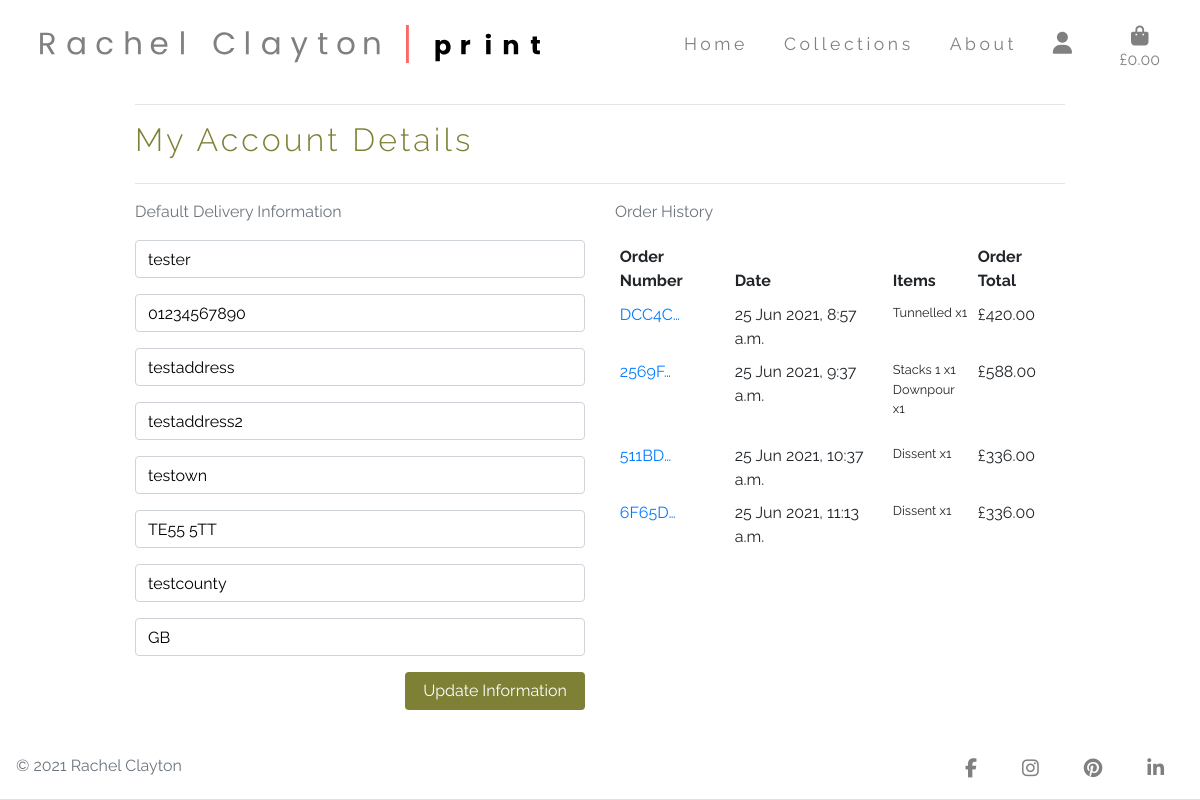
/profile/ (signed in), run on the app's committed database.
### profiles/models.py (models this page shows, shortened)
class UserProfile(models.Model):
    user = models.OneToOneField(User, on_delete=models.CASCADE)
    default_full_name = models.CharField(max_length=50, null=True, blank=True)
    default_phone_number = models.CharField(
        max_length=20, null=True, blank=True)
    default_street_address1 = models.CharField(
        max_length=80, null=True, blank=True)
    default_street_address2 = models.CharField(
        max_length=80, null=True, blank=True)
    default_town_or_city = models.CharField(
        max_length=40, null=True, blank=True)
    default_postcode = models.CharField(
        max_length=20, null=True, blank=True)
    default_county = models.CharField(max_length=80, null=True, blank=True)
    default_country = models.CharField(max_length=40, null=True, blank=True)

### checkout/models.py (models this page shows, shortened)
class Order(models.Model):
    order_number = models.CharField(max_length=32, null=False, editable=False)
    user_profile = models.ForeignKey(UserProfile, on_delete=models.SET_NULL,
                                     null=True, blank=True,
                                     related_name='orders')
    full_name = models.CharField(max_length=50, null=False, blank=False)
    email = models.EmailField(max_length=254, null=False, blank=False)
    phone_number = models.CharField(max_length=20, null=False, blank=False)
    country = models.CharField(max_length=40, null=False, blank=False)
    postcode = models.CharField(max_length=20, null=True, blank=True)
    town_or_city = models.CharField(max_length=40, null=False, blank=False)
    street_address1 = models.CharField(max_length=80, null=False, blank=False)
    street_address2 = models.CharField(max_length=80, null=True, blank=True)
    county = models.CharField(max_length=80, null=True, blank=True)
    date = models.DateTimeField(auto_now_add=True)
    vat = models.DecimalField(
        max_digits=6, decimal_places=2, null=False, default=0)
    order_total = models.DecimalField(
        max_digits=10, decimal_places=2, null=False, default=0)
    grand_total = models.DecimalField(
        max_digits=10, decimal_places=2, null=False, default=0)
    original_bag = models.TextField(null=False, blank=False, default='')
    stripe_pid = models.CharField(max_length=254, null=False, blank=False, default='')

class OrderLineItem(models.Model):
    order = models.ForeignKey(Order, null=False, blank=False, on_delete=models.CASCADE, related_name='lineitems')
    product = models.ForeignKey(Product, null=False, blank=False, on_delete=models.CASCADE)
    quantity = models.IntegerField(null=False, blank=False, default=0)
    lineitem_total = models.DecimalField(max_digits=6, decimal_places=2, null=False, blank=False, editable=False)

### products/models.py (models this page shows, shortened)
class Product(models.Model):
    category = models.ForeignKey(
        'Category', null=True, blank=True, on_delete=models.SET_NULL)
    name = models.CharField(max_length=250)
    description = models.TextField()
    price = models.DecimalField(max_digits=6, decimal_places=2)
    image_url = models.URLField(max_length=1024, null=True, blank=True)
    image = models.ImageField(null=True, blank=True)
    size = models.CharField(max_length=50)
    in_stock = models.BooleanField(default=True)

### profiles/views.py (the view)
# urls.py: path('', views.profile, name='profile'),
@login_required
def profile(request):
    profile = get_object_or_404(UserProfile, user=request.user)
    if request.method == 'POST':
        form = UserProfileForm(request.POST, instance=profile)
        if form.is_valid():
            form.save()
            messages.success(request, 'Profile updated successfully')
        else:
            messages.error(request,
                           'Update failed. Please ensure the form is valid.')
    else:
        form = UserProfileForm(instance=profile)
    orders = profile.orders.all()
    template = 'profiles/profile.html'
    context = {
        'form': form,
        'orders': orders,
        'on_profile_page': True
    }
    return render(request, template, context)

### profiles/forms.py
class UserProfileForm(forms.ModelForm):
    class Meta:
        model = UserProfile
        exclude = ('user',)
    def __init__(self, *args, **kwargs):
        super().__init__(*args, **kwargs)
        placeholders = {
            'default_full_name': 'Full Name',
            'default_phone_number': 'Phone Number',
            'default_postcode': 'Postal Code',
            'default_town_or_city': 'Town or City',
            'default_street_address1': 'Street Address 1',
            'default_street_address2': 'Street Address 2',
            'default_county': 'County',
            'default_country': 'Country'
        }
        self.fields['default_full_name'].widget.attrs['autofocus'] = True
        for field in self.fields:
            if self.fields[field].required:
                placeholder = f'{placeholders[field]} *'
            else:
                placeholder = placeholders[field]
            self.fields[field].widget.attrs['placeholder'] = placeholder
            self.fields[field].widget.attrs['class'] = 'stripe-style-input'
            self.fields[field].label = False

### bag/contexts.py (called while the page is built, shortened)
def bag_contents(request):
    bag_items = []
    total = 0
    product_count = 0
    bag = request.session.get('bag', {})
    vat = total * Decimal(settings.UK_VAT_PERCENTAGE / 100)
    grand_total = total + vat
    vat_percentage = grand_total - (vat * 5)
    context = {
        'bag_items': bag_items,
        'total': total,
        'product_count': product_count,
        'vat': settings.UK_VAT_PERCENTAGE,
        'grand_total': grand_total,
        'vat_percentage': vat_percentage,
    }
    return context

### profiles/templates/profiles/profile.html (shortened to what this page needs)
{% extends "base.html" %}
{% load static %}
{% block extra_css %}
    <link rel="stylesheet" href="{% static 'profiles/css/profile.css' %}">
{% endblock %}
{% block content %}
    <div class="overlay"></div>
    <div class="container">
        <div class="row">
            <div class="col">
                <hr>
                <h2 class="font-weight-light title-font mb-4">My Account Details</h2>
                <hr>
            </div>
        </div>
        <div class="row">
            <div class="col-12 col-lg-6">
                <p class="text-muted">Default Delivery Information</p>
                <form class="mt-3" action="{% url 'profile' %}" method="POST" id="profile-update-form">
                    {{ form|crispy }}
                    <button class="rounded shop-now-button btn btn-md py-auto float-right">Update Information</button>
                </form>
            </div>
            <div class="col-12 col-lg-6">
                <p class="text-muted">Order History</p>
                <div class="order-history table-responsive">
                    <table class="table table-sm table-borderless">
                        <thead>
                            <tr>
                                <th>Order Number</th>
                                <th>Date</th>
                                <th>Items</th>
                                <th>Order Total</th>
                            </tr>
                        </thead>
                        <tbody>
                            {% for order in orders %}
                                <tr>
                                    <td>
                                        <a href="{% url 'order_history' order.order_number %}"
                                        title="{{ order.order_number }}">
                                            {{ order.order_number|truncatechars:6 }}
                                        </a>
                                    </td>
                                    <td>{{ order.date }}</td>
                                    <td>
                                        <ul class="list-unstyled">
                                            {% for item in order.lineitems.all %}
                                                <li class="small">
                                                    {{ item.product.name }} x{{ item.quantity }}
                                                </li>
                                            {% endfor %}
                                        </ul>
                                    </td>
                                    <td>£{{ order.grand_total }}</td>
                                </tr>
                            {% endfor %}
                        </tbody>
                    </table>
                </div>
            </div>
            </div>
        </div>
{% endblock %}

### static/css/base.css (style rules this page uses)
html { height: 100%; }
body { height: calc(100vh - 164px); background-color: white; font-family: 'Raleway', sans-serif; color: #808080; }
.title-font { letter-spacing: .1em; color: #7E8035; }
* { -webkit-tap-highlight-color: rgba(236, 12, 12, 0) !important; -webkit-focus-ring-color: rgba(255, 255, 255, 0) !important; outline: none !important; }
.overlay { height: 100%; width: 100%; top: 0; left: 0; position: fixed; background: white; z-index: -1; }
.shop-now-button { background: #7E8035; color: white; min-width: 180px; }
@media (min-width: 1200px) { .container { max-width: 80%; } }

### profiles/static/profiles/css/profile.css (style rules this page uses)
.order-history { max-height: 416px; overflow-y: auto; }
#profile-update-form .form-control { color: #000; }
#profile-update-form input::placeholder { color: #aab7c4; }

### data on the page
UserProfile: default_full_name "tester", default_phone_number "01234567890", default_street_address1 "testaddress", default_street_address2 "testaddress2", default_town_or_city "testown", default_postcode "TE55 5TT", default_county "testcounty", default_country "GB"
Order: order_number "DCC4C…", date "25 Jun 2021, 8:57 a.m.", grand_total "420.00"
OrderLineItem: product.name "Tunnelled", quantity "1"
Order: order_number "2569F…", date "25 Jun 2021, 9:37 a.m.", grand_total "588.00"
OrderLineItem: product.name "Stacks 1", quantity "1"
OrderLineItem: product.name "Downpour", quantity "1"
Order: order_number "511BD…", date "25 Jun 2021, 10:37 a.m.", grand_total "336.00"
OrderLineItem: product.name "Dissent", quantity "1"
Order: order_number "6F65D…", date "25 Jun 2021, 11:13 a.m.", grand_total "336.00"
OrderLineItem: product.name "Dissent", quantity "1"
